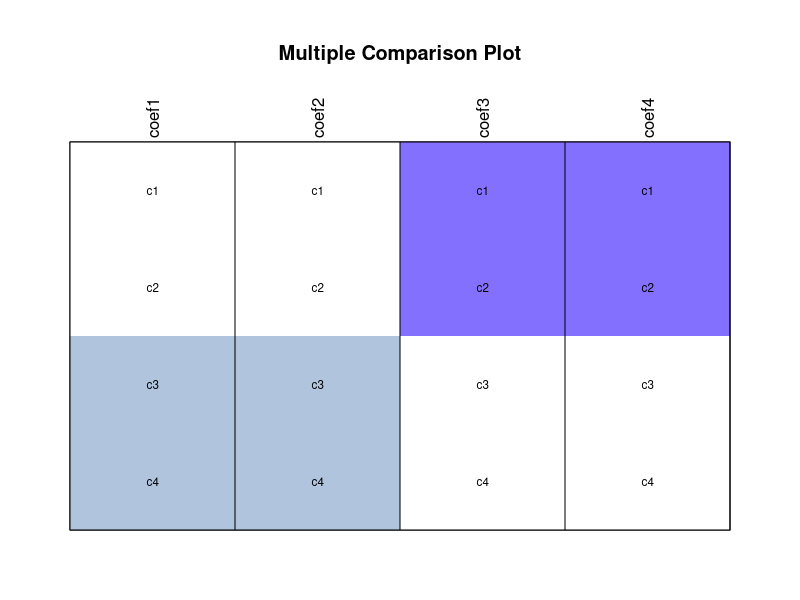
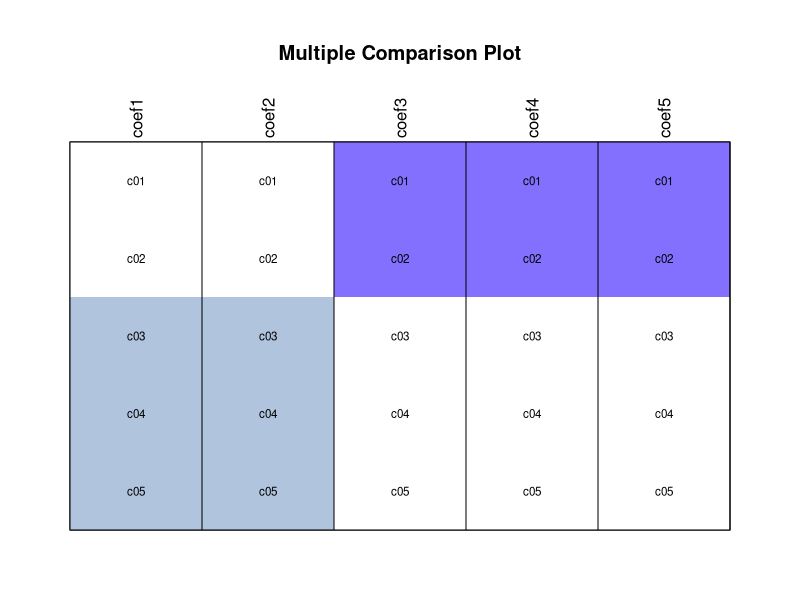
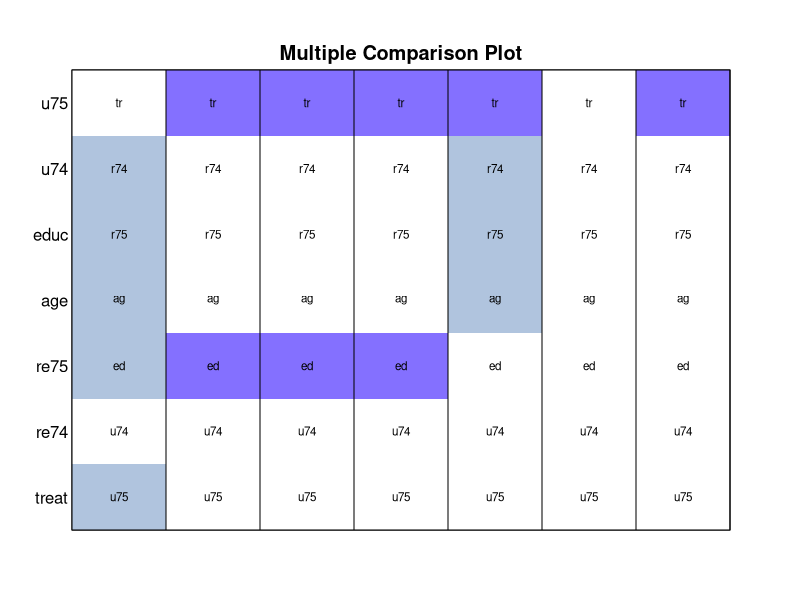

The R source for these figures, in order:
library(arm)


### Name: multicomp.plot
### Title: Multiple Comparison Plot
### Aliases: multicomp.plot mcplot
### Keywords: hplot

### ** Examples

old.par <- par(no.readonly = TRUE)

# example 1
simulation.array <- data.frame(coef1=rnorm(100,10,2), coef2=rnorm(100,5,2),
                      coef3=rnorm(100,0,1), coef4=rnorm(100,-5,3),
                      coef5=rnorm(100,-2,1))
short.lab <- c("c01", "c02", "c03", "c04", "c05")
multicomp.plot(simulation.array[,1:4], label.as.shortlabel=TRUE)

# wraper for multicomp.plot
mcplot(simulation.array, shortlabel = short.lab)

# example 2
data(lalonde)
M1 <- lm(re78 ~ treat + re74 + re75 + age + educ + u74 + u75, data=lalonde)
M1.sim <- sim(M1)
lm.sim <- coef(M1.sim)[,-1]
multicomp.plot(lm.sim, label.as.shortlabel=TRUE, label.on.which.axis=2)

par(old.par)
